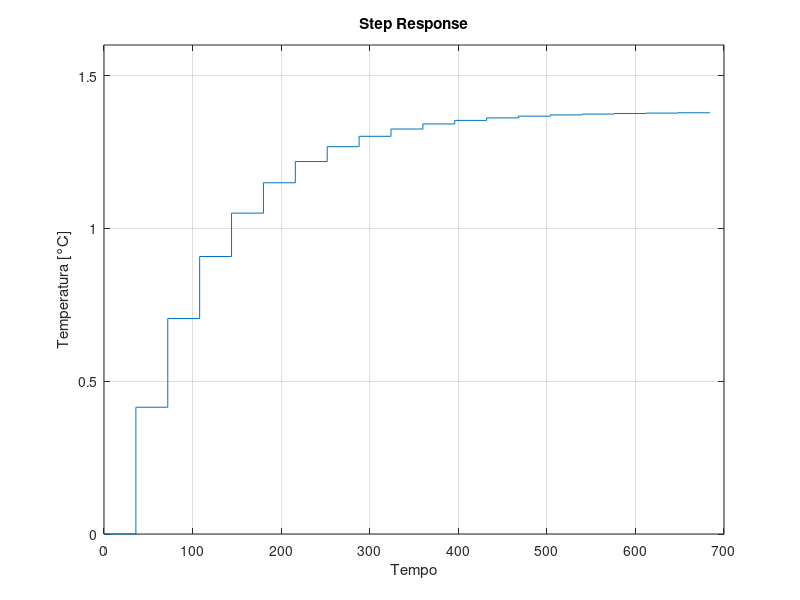

Recreate this plot in MATLAB.
clear; close all; T=0.6*60;

H = tf(1.037,[1 -0.741], T);
Gc = tf(1, 1, T)

gma = series(H, Gc);
gmf = feedback(gma, 0.04)

t = 0: T:100;
[y_t, t] = step(gmf*0.4, t);
step(gmf*0.4)
ylim([0 1.6])
grid on;
xlabel('Tempo');
ylabel('Temperatura [°C]');
valor_final = y_t(end);
disp(valor_final)
